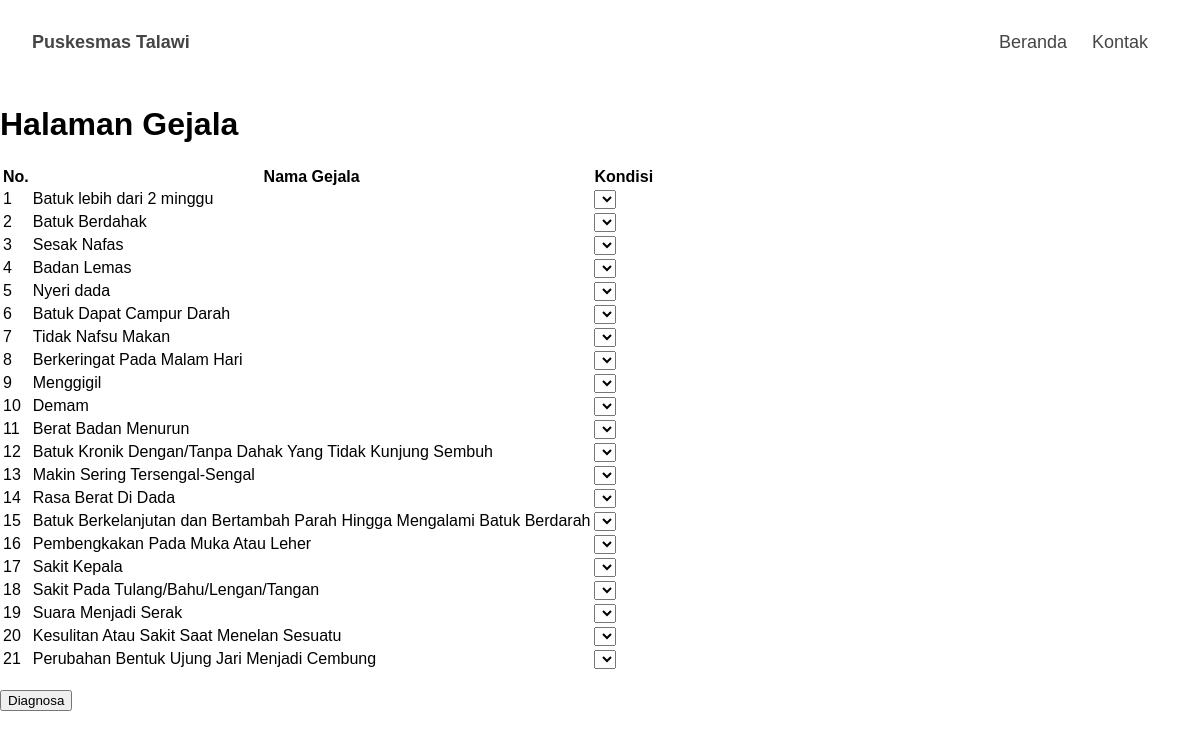
/diagnosa.php, run on the app's committed database.
### tables this page shows
CREATE TABLE gejala (
  gejala_id INT NOT NULL AUTO_INCREMENT,
  gejala_nama VARCHAR(200) NOT NULL,
  PRIMARY KEY (gejala_id)
);

### diagnosa.php (the view, shortened to what this page needs)
<?php
require_once 'koneksi.php';
$sql_gejala = "SELECT * FROM gejala";
$result_gejala = mysqli_query($conn, $sql_gejala);
?>
 <!DOCTYPE html>
<html>
<head>
    <link rel="stylesheet" type="text/css" href="assets/css/style.css">
</head>
<body>
<header>
            <nav>
                <a href="index.php"> <b> Puskesmas Talawi</b> </a>
                <ul>
                    <li> <a href="index.php"> Beranda </a></li>
                    <li> <a href="#kontak"> Kontak</a></li>
                </ul>
            </nav>
        </header>
    <h1>Halaman Gejala</h1>
    <form method="post">
        <table>
            <tr>
                <th>No.</th>
                <th>Nama Gejala</th>
                <th>Kondisi</th>
            </tr>
            <?php $no = 1; ?>
            <?php while ($row_gejala = mysqli_fetch_assoc($result_gejala)) : ?>
                <tr>
                    <td><?php echo $no; ?></td>
                    <td><?php echo $row_gejala['gejala_nama']; ?></td>
                    <td>
                        <select name="kondisi_<?php echo $row_gejala['gejala_id']; ?>">
                        </select>
                    </td>
                </tr>
                <?php $no++; ?>
            <?php endwhile; ?>
        </table>
        <br>
        <input type="submit" name="diagnosa" value="Diagnosa">
    </form>
</body>
</html>

### assets/css/style.css (style rules this page uses)
body { font-family: 'tahoma', sans-serif; margin: 0; padding: 0; background-color: #fff !important; }
* { box-sizing: border-box; }
header { display: inline; }
nav { display: flex; justify-content: space-between; align-items: center; padding: 1rem 2rem; background-color: #fff; position: sticky; top: 0; }
nav a { font-size: 18px; font-weight: 400; text-decoration: none; color: #454545; }
nav li { display: inline; list-style-type: none; margin-right: 20px; }

### data on the page
gejala: gejala_nama "Batuk lebih dari 2 minggu"
gejala: gejala_nama "Batuk Berdahak"
gejala: gejala_nama "Sesak Nafas"
gejala: gejala_nama "Badan Lemas"
gejala: gejala_nama "Nyeri dada"
gejala: gejala_nama "Batuk Dapat Campur Darah"
gejala: gejala_nama "Tidak Nafsu Makan"
gejala: gejala_nama "Berkeringat Pada Malam Hari"
gejala: gejala_nama "Menggigil"
gejala: gejala_nama "Demam"
gejala: gejala_nama "Berat Badan Menurun"
gejala: gejala_nama "Batuk Kronik Dengan/Tanpa Dahak Yang Tidak Kunjung Sembuh"
gejala: gejala_nama "Makin Sering Tersengal-Sengal"
gejala: gejala_nama "Rasa Berat Di Dada"
gejala: gejala_nama "Batuk Berkelanjutan dan Bertambah Parah Hingga Mengalami Batuk Berdarah"
gejala: gejala_nama "Pembengkakan Pada Muka Atau Leher"
gejala: gejala_nama "Sakit Kepala"
gejala: gejala_nama "Sakit Pada Tulang/Bahu/Lengan/Tangan"
gejala: gejala_nama "Suara Menjadi Serak"
gejala: gejala_nama "Kesulitan Atau Sakit Saat Menelan Sesuatu"
gejala: gejala_nama "Perubahan Bentuk Ujung Jari Menjadi Cembung"
